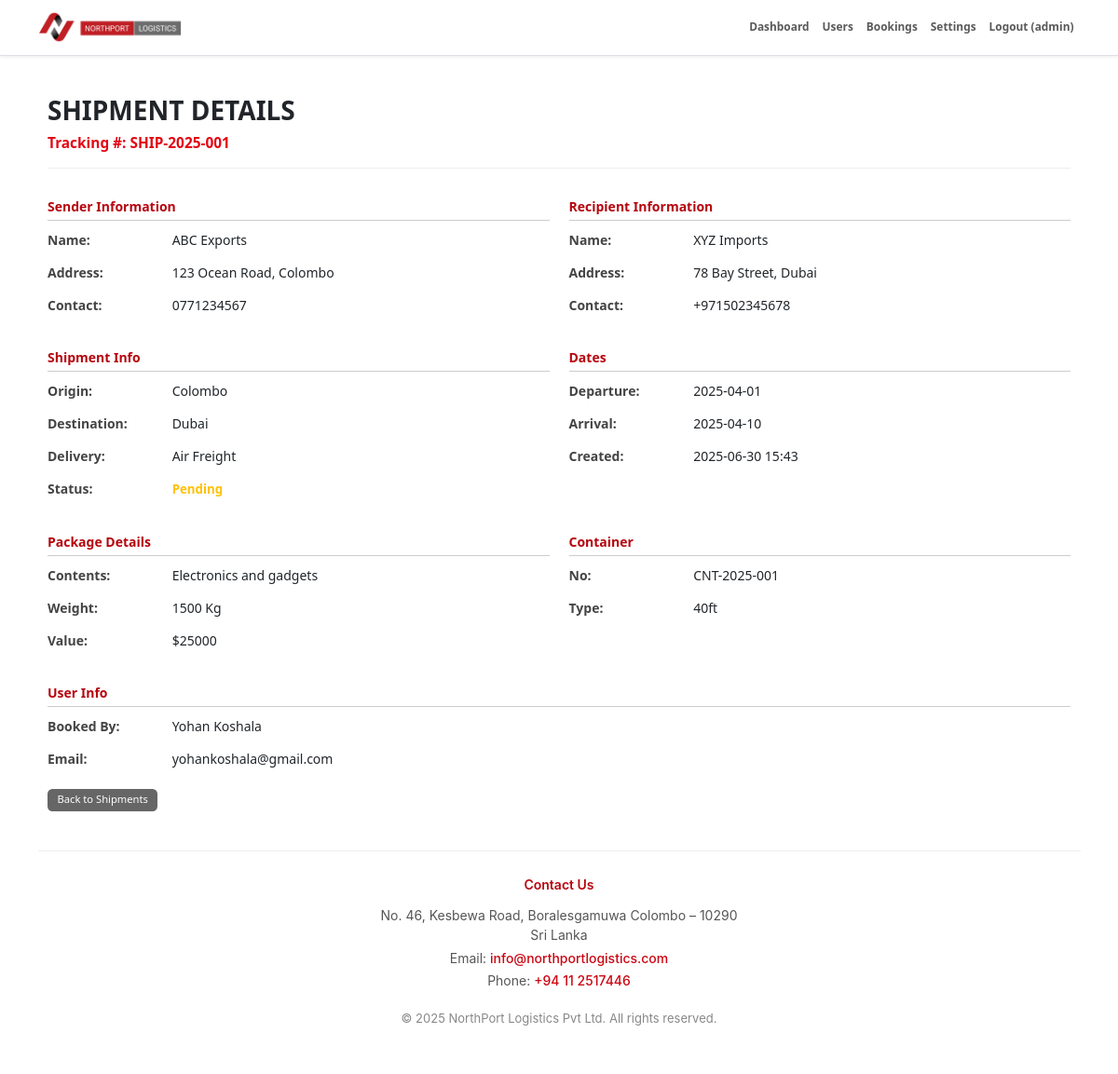
Page /user/view_shipment_details.php?id=1 (signed in) on the committed database.
### tables this page shows
CREATE TABLE `shipments` (
  `id` int(11) NOT NULL,
  `shipment_id` varchar(50) NOT NULL,
  `user_id` int(11) NOT NULL,
  `booking_id` int(11) DEFAULT NULL,
  `container_id` int(11) DEFAULT NULL,
  `origin` varchar(100) NOT NULL,
  `destination` varchar(100) NOT NULL,
  `status` enum('Pending','In Transit','Delivered','Cancelled') DEFAULT 'Pending',
  `departure_date` date DEFAULT NULL,
  `arrival_date` date DEFAULT NULL,
  `created_at` datetime DEFAULT current_timestamp(),
  `updated_at` datetime DEFAULT current_timestamp() ON UPDATE current_timestamp(),
  `sender_name` varchar(100) DEFAULT NULL,
  `sender_address` varchar(255) DEFAULT NULL,
  `sender_contact` varchar(50) DEFAULT NULL,
  `recipient_name` varchar(100) DEFAULT NULL,
  `recipient_address` varchar(255) DEFAULT NULL,
  `recipient_contact` varchar(50) DEFAULT NULL,
  `package_contents` text DEFAULT NULL,
  `package_weight` varchar(50) DEFAULT NULL,
  `package_value` varchar(50) DEFAULT NULL,
  `delivery_type` varchar(50) DEFAULT NULL
);

CREATE TABLE `containers` (
  `id` int(11) NOT NULL,
  `container_no` varchar(50) NOT NULL,
  `type` enum('20ft','40ft','Reefer','Open Top','Tank') NOT NULL,
  `status` enum('Available','In Use','Under Maintenance','Damaged') DEFAULT 'Available',
  `location` varchar(100) DEFAULT NULL,
  `assigned_fleet_id` int(11) DEFAULT NULL,
  `last_inspected_at` date DEFAULT NULL,
  `created_at` datetime DEFAULT current_timestamp(),
  `updated_at` datetime DEFAULT current_timestamp() ON UPDATE current_timestamp()
);

CREATE TABLE `users` (
  `id` int(11) NOT NULL,
  `username` varchar(50) NOT NULL,
  `email` varchar(100) NOT NULL,
  `password_hash` varchar(255) NOT NULL,
  `role` enum('admin','manager','employer','user') NOT NULL DEFAULT 'user',
  `is_active` tinyint(1) NOT NULL DEFAULT 1,
  `created_at` timestamp NOT NULL DEFAULT current_timestamp(),
  `updated_at` timestamp NOT NULL DEFAULT current_timestamp() ON UPDATE current_timestamp(),
  `phone` varchar(20) DEFAULT NULL,
  `street_address` varchar(255) DEFAULT NULL,
  `city` varchar(100) DEFAULT NULL,
  `state` varchar(100) DEFAULT NULL,
  `postal_code` varchar(20) DEFAULT NULL,
  `country` varchar(100) DEFAULT NULL,
  `company_name` varchar(255) DEFAULT NULL,
  `profile_pic` varchar(255) DEFAULT NULL,
  `date_of_birth` date DEFAULT NULL,
  `preferences` longtext DEFAULT NULL CHECK (json_valid(`preferences`)),
  `notes` text DEFAULT NULL,
  `department` varchar(100) DEFAULT NULL,
  `job_title` varchar(100) DEFAULT NULL,
  `date_of_joining` date DEFAULT NULL,
  `nic_passport_number` varchar(50) DEFAULT NULL
);

### user/view_shipment_details.php (the view, shortened to what this page needs)
<?php
require_once '../includes/header.php';
$shipmentId = $_GET['id'] ?? null;
$stmt = $pdo->prepare("
    SELECT s.*, u.username, u.email, c.container_no, c.type AS container_type
    FROM shipments s
    LEFT JOIN users u ON s.user_id = u.id
    LEFT JOIN containers c ON s.container_id = c.id
    WHERE s.id = ?
");
$stmt->execute([$shipmentId]);
$shipment = $stmt->fetch(PDO::FETCH_ASSOC);
?>
<div class="container my-5">
    <div class="shipment-header">
        <h2 class="fw-bold mb-2">SHIPMENT DETAILS</h2>
        <div class="shipment-tracking">Tracking #: <?= htmlspecialchars($shipment['shipment_id']) ?></div>
    </div>
    <div class="row mb-4">
        <div class="col-md-6">
            <div class="section-title">Sender Information</div>
            <p><span class="info-label">Name:</span> <?= htmlspecialchars($shipment['sender_name']) ?></p>
            <p><span class="info-label">Address:</span> <?= htmlspecialchars($shipment['sender_address']) ?></p>
            <p><span class="info-label">Contact:</span> <?= htmlspecialchars($shipment['sender_contact']) ?></p>
        </div>
        <div class="col-md-6">
            <div class="section-title">Recipient Information</div>
            <p><span class="info-label">Name:</span> <?= htmlspecialchars($shipment['recipient_name']) ?></p>
            <p><span class="info-label">Address:</span> <?= htmlspecialchars($shipment['recipient_address']) ?></p>
            <p><span class="info-label">Contact:</span> <?= htmlspecialchars($shipment['recipient_contact']) ?></p>
        </div>
    </div>
    <div class="row mb-4">
        <div class="col-md-6">
            <div class="section-title">Shipment Info</div>
            <p><span class="info-label">Origin:</span> <?= htmlspecialchars($shipment['origin']) ?></p>
            <p><span class="info-label">Destination:</span> <?= htmlspecialchars($shipment['destination']) ?></p>
            <p><span class="info-label">Delivery:</span> <?= htmlspecialchars($shipment['delivery_type']) ?></p>
            <p><span class="info-label">Status:</span>
                <span class="status-text
                    <?=
                        $shipment['status'] === 'Delivered' ? 'status-delivered' :
                        ($shipment['status'] === 'In Transit' ? 'status-intransit' :
                        ($shipment['status'] === 'Cancelled' ? 'status-cancelled' : 'status-pending'))
                    ?>">
                    <?= htmlspecialchars($shipment['status']) ?>
                </span>
            </p>
        </div>
        <div class="col-md-6">
            <div class="section-title">Dates</div>
            <p><span class="info-label">Departure:</span> <?= date('Y-m-d', strtotime($shipment['departure_date'])) ?></p>
            <p><span class="info-label">Arrival:</span> <?= date('Y-m-d', strtotime($shipment['arrival_date'])) ?></p>
            <p><span class="info-label">Created:</span> <?= date('Y-m-d H:i', strtotime($shipment['created_at'])) ?></p>
        </div>
    </div>
    <div class="row mb-4">
        <div class="col-md-6">
            <div class="section-title">Package Details</div>
            <p><span class="info-label">Contents:</span> <?= htmlspecialchars($shipment['package_contents']) ?></p>
            <p><span class="info-label">Weight:</span> <?= htmlspecialchars($shipment['package_weight']) ?> Kg</p>
            <p><span class="info-label">Value:</span> $<?= htmlspecialchars($shipment['package_value']) ?></p>
        </div>
        <div class="col-md-6">
            <div class="section-title">Container</div>
            <p><span class="info-label">No:</span> <?= htmlspecialchars($shipment['container_no'] ?? '-') ?></p>
            <p><span class="info-label">Type:</span> <?= htmlspecialchars($shipment['container_type'] ?? '-') ?></p>
        </div>
    </div>
    <div class="info-group">
        <div class="section-title">User Info</div>
        <p><span class="info-label">Booked By:</span> <?= htmlspecialchars($shipment['username'] ?? '-') ?></p>
        <p><span class="info-label">Email:</span> <?= htmlspecialchars($shipment['email'] ?? '-') ?></p>
    </div>
    <div class="mt-4">
        <a href="view_shipment.php" class="btn btn-back">Back to Shipments</a>
    </div>
</div>
<?php require_once '../includes/footer.php'; ?>

### includes/header.php (style rules this page uses)
html { font-size: 14px; }

### user/view_shipment_details.php (style rules this page uses)
.info-label { font-weight: 600; color: #444; width: 130px; display: inline-block; }
.section-title { font-weight: 700; color: #b6050e; border-bottom: 1px solid #ccc; margin-bottom: 10px; padding-bottom: 4px; font-size: 1rem; }
.shipment-header { margin-bottom: 30px; border-bottom: 1px solid #eee; padding-bottom: 15px; }
.shipment-tracking { font-size: 1.1rem; font-weight: bold; color: #e30613; }
.status-text { font-weight: bold; font-size: 0.95rem; }
.status-pending { color: #ffc107; }
.btn-back { font-size: 0.85rem; padding: 0.4rem 1rem; background-color: #666; border: none; color: #fff; }
.btn { font-size: 0.8rem; padding: 0.25rem 0.75rem; }

### rows in the picture
shipments: shipment "SHIP-2025-001", sender_name "ABC Exports", sender_address "123 Ocean Road, Colombo", sender_contact "0771234567", recipient_name "XYZ Imports", recipient_address "78 Bay Street, Dubai", recipient_contact "+971502345678", origin "Colombo", destination "Dubai", delivery_type "Air Freight", status "Pending", departure_date "2025-04-01", arrival_date "2025-04-10", created_at "2025-06-30 15:43", package_contents "Electronics and gadgets", package_weight "1500", package_value "25000", container.container_no "CNT-2025-001", container.type "40ft", user.username "Yohan Koshala", user.email "yohankoshala@gmail.com"

### other values in the picture
safeOutput($username) "admin"
$footer_address1 "No. 46, Kesbewa Road, Boralesgamuwa Colombo – 10290"
$footer_address2 "Sri Lanka"
$footer_email "info@northportlogistics.com"
$footer_phone "+94 11 2517446"
